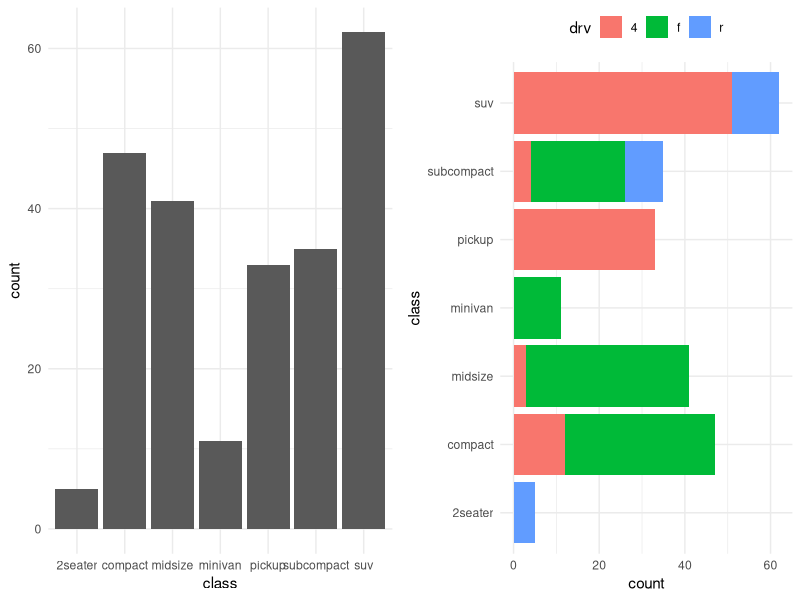
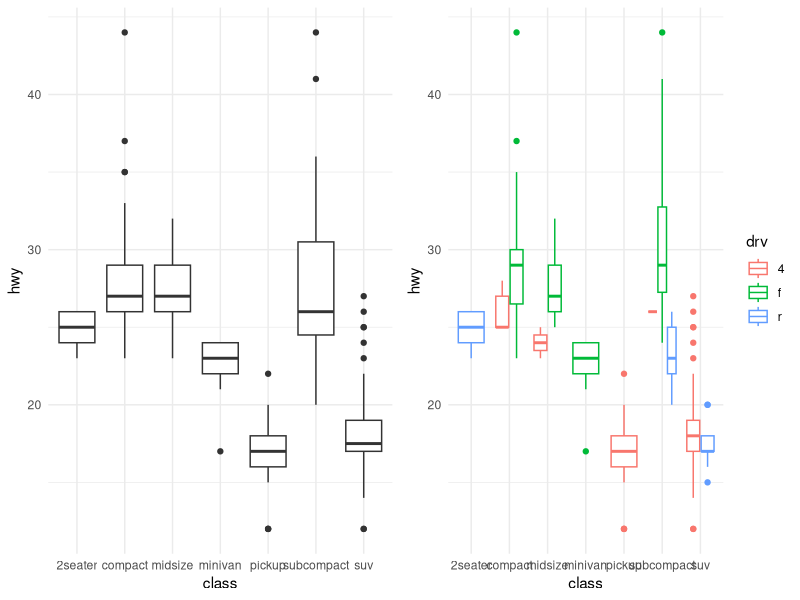
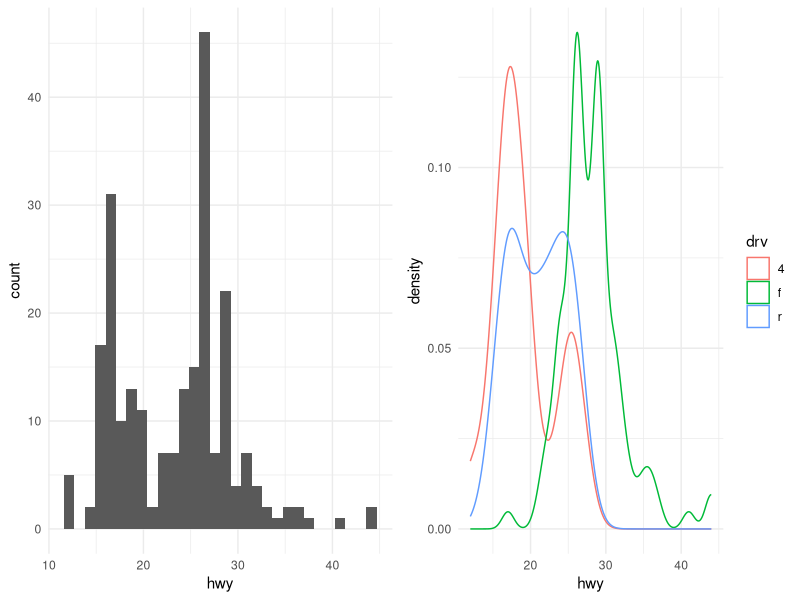
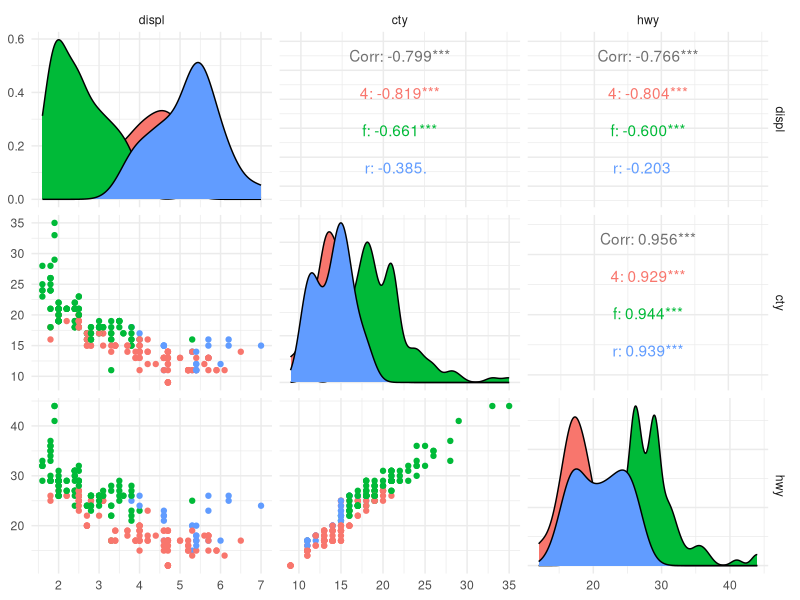
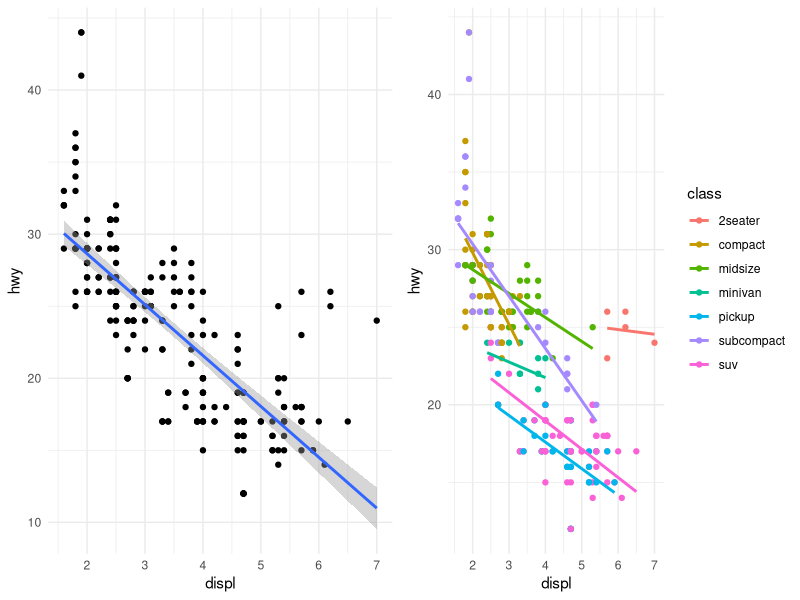
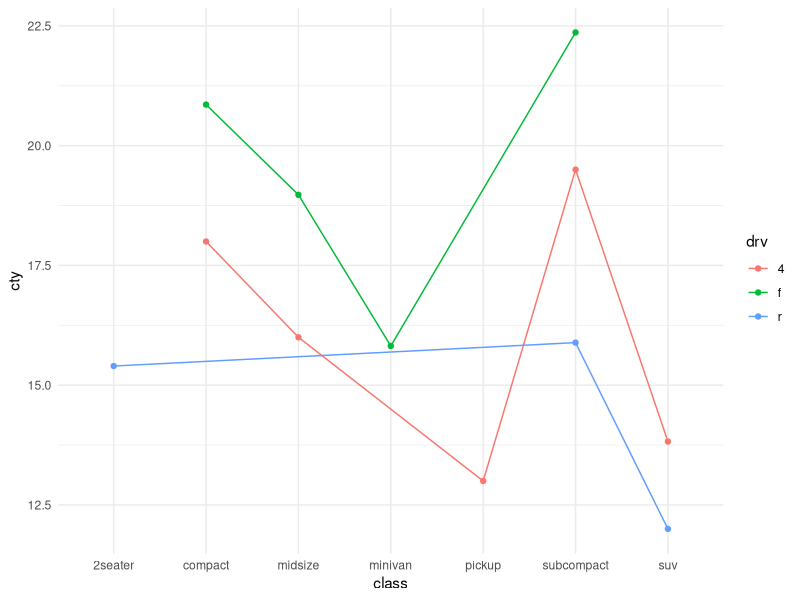

R code for these plots, in order:
## ---- chunk 1
suppressMessages(suppressWarnings(library(knitr)))
suppressMessages(suppressWarnings(library(dplyr)))
suppressMessages(suppressWarnings(library(ggplot2)))
suppressMessages(suppressWarnings(library(gridExtra)))
suppressMessages(suppressWarnings(library(GGally)))
data(mpg)
kable(head(mpg))
## ---- chunk 2
g <- ggplot(mpg, aes(class)) + geom_bar() + theme_minimal()

g1 <- ggplot(mpg, aes(class)) + 
     geom_bar(aes(fill = drv), position = position_stack(reverse = TRUE)) +
     scale_color_brewer(palette = "Accent") + coord_flip()  + theme_minimal() + theme(legend.position = "top") 

grid.arrange(g, g1, nrow = 1, ncol = 2)

## ---- chunk 3
g2 <- ggplot(mpg, aes(class, hwy)) + geom_boxplot() + theme_minimal()
g3 <- ggplot(mpg, aes(class, hwy)) + geom_boxplot(aes(colour = drv)) + theme_minimal()
grid.arrange(g2, g3, nrow = 1, ncol = 2)
## ---- chunk 4
g4 <- ggplot(mpg, aes(hwy)) + geom_histogram() + theme_minimal()
g5 <- ggplot(mpg, aes(hwy, colour = drv)) + geom_density() + theme_minimal()
grid.arrange(g4, g5, nrow = 1, ncol = 2)
## ---- chunk 5

ggpairs(data = mpg, columns = c(3,8,9), mapping = aes(color = drv)) + theme_minimal()
## ---- chunk 6

p <- ggplot(mpg, aes(displ, hwy)) +
  geom_point() +
  geom_smooth(method = "lm") + theme_minimal()

p1 <- ggplot(mpg, aes(displ, hwy, colour = class)) + geom_point() +
  geom_smooth(se = FALSE, method = "lm") + theme_minimal()

grid.arrange(p, p1, nrow = 1, ncol = 2)
## ---- chunk 7
mpg %>% 
    ggplot() +
    aes(x = class, color = drv, group = drv, y = cty) +
    stat_summary(fun.y = mean, geom = "point") +
    stat_summary(fun.y = mean, geom = "line") + theme_minimal()

